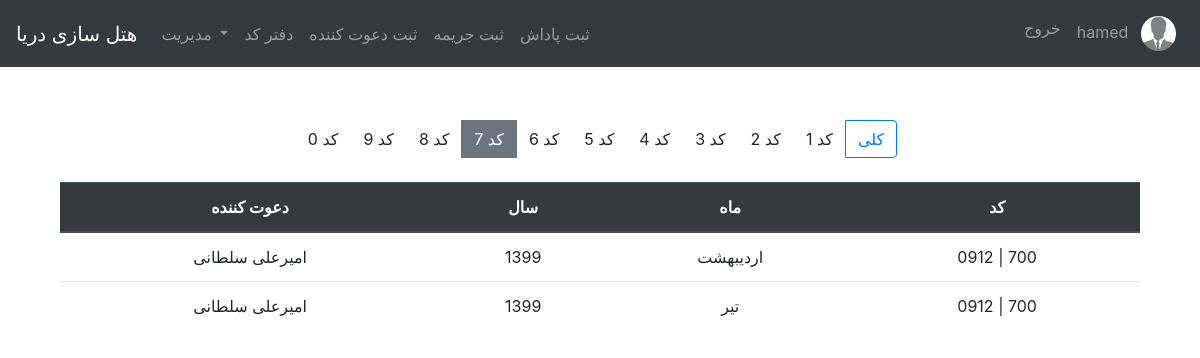
Page /allcode_filtered/7/ (signed in) on the committed database.
### users/models.py (models this page shows, shortened)
class Profile(models.Model):
    user = models.OneToOneField(User, on_delete=models.CASCADE)
    image = models.ImageField(default='default.jpg', upload_to='profile_pics')

### inviters/models.py (models this page shows, shortened)
class CodeUsage(models.Model):
    code = models.ForeignKey(Code, on_delete=models.PROTECT)
    year_of_use = models.IntegerField(default=1400)
    monthof = models.ForeignKey(MonthOf, on_delete=models.PROTECT)
    inviter = models.ForeignKey(Inviter, on_delete=models.PROTECT)
    company = models.ForeignKey(Company, on_delete=models.PROTECT)
    class Meta:
        unique_together = ['code', 'year_of_use', 'monthof', 'inviter', 'company']

class Inviter(models.Model):
    first_name = models.CharField(max_length=100)
    last_name = models.CharField(max_length=100)
    date_of_hired = models.DateTimeField(default=timezone.now)
    date_of_fired = models.DateTimeField(null=True, blank=True)
    date_of_start_esurance = models.DateTimeField(null=True, blank=True)
    date_of_end_esurance = models.DateTimeField(null=True, blank=True)
    is_ensured = models.BooleanField(default=False)
    is_fired = models.BooleanField(default=False)
    phone_num = models.CharField(max_length=11, unique=True)
    company = models.ForeignKey(Company, on_delete=models.PROTECT)
    user = models.ForeignKey(User, on_delete=models.PROTECT)
    def __str__(self):
        return "%s %s" % (self.first_name, self.last_name)

class MonthOf(models.Model):
    month_number = models.IntegerField(unique=True)
    month_name = models.CharField(default='فروردین', max_length=20, unique=True)
    def __str__(self):
        return self.month_name
    class Meta:
        ordering = ['month_number']

class Code(models.Model):
    code_num = models.CharField(max_length=3)
    code_prev_num = models.IntegerField(default='0912')
    code_name = models.CharField(max_length=1)
    def __str__(self):
        return '0%s | %s' % (self.code_prev_num, self.code_num)
    class Meta:
        ordering = ['code_num']
        unique_together = ["code_num", "code_prev_num"]

### inviters/views.py (the view)
# urls.py: path('allcode_filtered/<code>/', login_required(AllCodeFilteredListView.as_view()), name="allcode_filtered"),
class AllCodeFilteredListView(ListView):
    model = CodeUsage
    template_name = 'allcode_filtered.html'
    context_object_name = 'getcodes'
    ordering = ['code']
    def get_queryset(self):
        return CodeUsage.objects.filter(code__code_name=self.kwargs.get('code'))

### inviters/templates/allcode_filtered.html
{% extends 'base.html' %}
{% block content %}
    <div class="container ">
        <div class="btn-toolbar pb-4 justify-content-center" role="toolbar" aria-label="Toolbar with button groups">
            <div class="btn-group mr-2" role="group" aria-label="First group">
                {% for i in '0987654321'|make_list %}
                    {% if i == view.kwargs.code %}
                        <a class="btn btn-secondary" href="{% url 'allcode_filtered' i %}">کد {{ i }}</a>
                    {% else %}
                        <a class="btn btn-info-secondary" href="{% url 'allcode_filtered' i %}">کد {{ i }}</a>
                    {% endif %}
                {% endfor %}
                <a class="btn btn-outline-primary" href="{% url 'allcode' %}">کلی</a>
            </div>
        </div>
        {% if object_list %}
            <table class="table">
                <thead class="thead-dark">
                <tr>
                    <th scope="col">
                        <center>دعوت کننده</center>
                    </th>
                    <th scope="col">
                        <center>سال</center>
                    </th>
                    <th scope="col">
                        <center>ماه</center>
                    </th>
                    <th scope="col">
                        <center>کد</center>
                    </th>
                </tr>
                </thead>
                <tbody>
                {% for detail in object_list %}
                    <tr>
                        <td>
                            <center>{{ detail.inviter }}</center>
                        </td>
                        <td>
                            <center>{{ detail.year_of_use }}</center>
                        </td>
                        <td>
                            <center>{{ detail.monthof }}</center>
                        </td>
                        <td>
                            <center>{{ detail.code }}</center>
                        </td>
                    </tr>
                {% endfor %}
                </tbody>
            </table>
        {% else %}
            <p class="alert alert-secondary">کدی یافت نشد</p>
        {% endif %}
    </div>
{% endblock %}

### inviters/templates/base.html (shortened to what this page needs)
<!doctype html>
<html lang="en">
<head>
    <link rel="stylesheet" href="https://cdn.jsdelivr.net/npm/bootstrap@4.5.3/dist/css/bootstrap.min.css"
>
</head>
<body>
<nav class="navbar navbar-expand-lg navbar-dark bg-dark fixed-top">
    <a class="navbar-brand" href="/">هتل سازی دریا</a>
    <div class="collapse navbar-collapse" id="navbarNav">
        {% if user.is_authenticated %}
            <ul class="navbar-nav mr-auto">
                {% if user.is_superuser %}
                    <li class="nav-item dropdown">
                        <a class="nav-link dropdown-toggle" href="#" id="navbarDropdown" role="button"
                           data-toggle="dropdown" aria-haspopup="true" aria-expanded="false">
                            مدیریت
                        </a>
                    </li>
                {% endif %}
                <li class="nav-item">
                    <a class="nav-link" href="{% url 'daftarcode' %}">دفتر کد</a>
                </li>
                <li class="nav-item">
                    <a class="nav-link" href="{% url 'inviter_new' %}">ثبت دعوت کننده</a>
                </li>
            <li class="nav-item">
                    <a class="nav-link" href="{% url 'penalty_new' %}">ثبت جریمه</a>
                </li>
            <li class="nav-item">
                    <a class="nav-link" href="{% url 'reward_new' %}">ثبت پاداش</a>
                </li>
            </ul>
        {% endif %}
        <ul class="navbar-nav ml-auto">
            {% if user.is_authenticated %}
                <li class="nav-item">
                    <a class="nav-link" href="{% url 'logout' %}">خروج</a>
                </li>
                <li class="nav-item">
                    <a class="nav-link" href="{% url 'profile' %}">
                        {{ user.username }}
                        <img class="rounded-circle z-depth-0 ml-2"
                             alt="avatar image"
                             height="35"
                             src="{{ user.profile.image.url }}">
                    </a>
                </li>
            {% else %}
                <li class="nav-item">
                    <a class="nav-link" href="{% url 'login' %}">ورود</a>
                </li>
            {% endif %}
        </ul>
    </div>
</nav>
<br><br><br><br>
<main role="main" class="container mb-4">
    <div class="row mt-4">
        <div class="col-md-12">
            {% block content %}
            {% endblock %}
        </div>
    </div>
</main>
</body>
</html>

### rows in the picture
CodeUsage: inviter "امیرعلی سلطانی", year_of_use "1399", monthof "اردیبهشت", code "0912 | 700"
CodeUsage: inviter "امیرعلی سلطانی", year_of_use "1399", monthof "تیر", code "0912 | 700"

### other values in the picture
{{ user.username }} "hamed"
{{ i }} "0" "9" "8" "6" "5" "4" "3" "2" "1"
{{ i }} "7"
